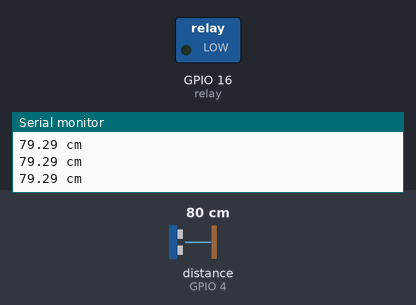
A sketch run on a simulated ESP32. Parts: switched loads named in the sketch (green lamp = pin HIGH), the last lines printed to the serial monitor. Wiring (from diagram.json): ultrasonic range finder: trigger GPIO 5; echo GPIO 4. Inputs (shaded band) come from the test bench; at power-on: distance to the obstacle (sensor on GPIO 4) 80 cm. The echo pulse lasts 58.3 µs per cm; pins used as bus, display or sensor lines are not drawn.

Above: at 1.3 s.
1.4 s: distance to the obstacle (sensor on GPIO 4) set to 177 cm
3.2 s: distance to the obstacle (sensor on GPIO 4) set to 187 cm
At 4.5 s:
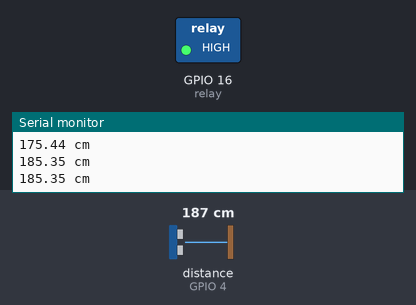
5.5 s: distance to the obstacle (sensor on GPIO 4) set to 22 cm
7.3 s: distance to the obstacle (sensor on GPIO 4) set to 18 cm
At 9.1 s:
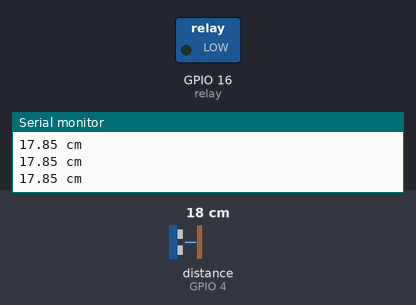
9.6 s: distance to the obstacle (sensor on GPIO 4) set to 250 cm
At 11.4 s:
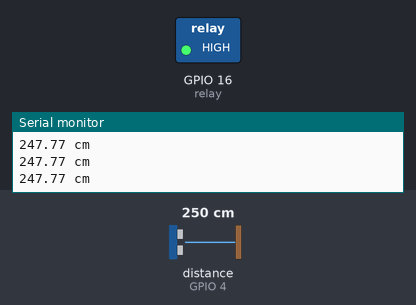
Timing chart, 0 to 12.6 s (numbered marks = the images above; inputs shaded):
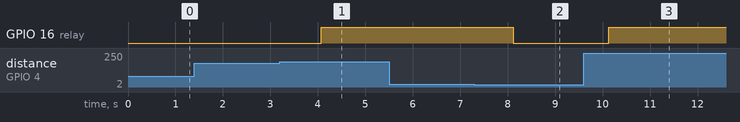

Measured:
- the behaviour switches between 181 and 182 cm on distance to the obstacle (sensor on GPIO 4) (found by bisection; images 0 and 1)
- the behaviour switches between 21 and 20 cm on distance to the obstacle (sensor on GPIO 4) (found by bisection; images 1 and 2)
- after the input at 3.2 s, GPIO 16 (relay): LOW → HIGH after 0.87 s
- after the input at 7.3 s, GPIO 16 (relay): HIGH → LOW after 0.81 s
- after the input at 9.6 s, GPIO 16 (relay): LOW → HIGH after 0.53 s

The sketch:

sketch.ino
```cpp
const int trigPin = 5;
const int echoPin = 4;
long duration;
float distance;
void setup() {
  Serial.begin(115200);
  pinMode(16, OUTPUT);
  pinMode(trigPin, OUTPUT);
  pinMode(echoPin, INPUT);
}
void loop() {
  digitalWrite(trigPin, LOW);
  delayMicroseconds(2);
  digitalWrite(trigPin, HIGH);
  delayMicroseconds(10);
  digitalWrite(trigPin, LOW);
  duration = pulseIn(echoPin, HIGH);
  distance = (duration * 0.034) / 2;
  Serial.print(distance);
  Serial.println(" cm");
  delay(500);
  if (distance>=180)
  {
    digitalWrite(16,HIGH);
  }
  if(distance<=20)
  {
    digitalWrite(16,LOW);
  }
}
```
